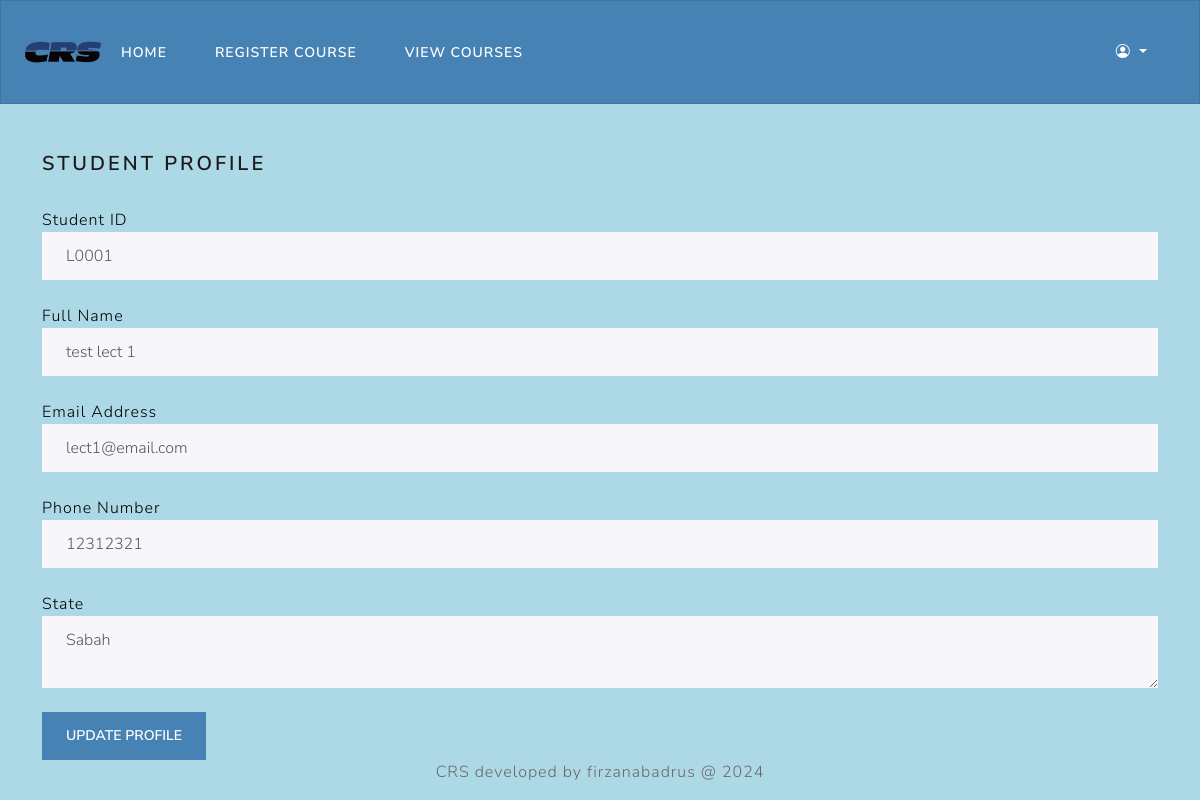
/crs/studentprofile.php (signed in), run on the app's committed database.
### tables this page shows
CREATE TABLE `tb_user` (
  `u_sNo` varchar(10) NOT NULL,
  `u_pwd` varchar(255) NOT NULL,
  `u_email` varchar(30) NOT NULL,
  `u_name` varchar(50) NOT NULL,
  `u_contact` int(20) NOT NULL,
  `u_state` varchar(20) NOT NULL,
  `u_req` date DEFAULT NULL,
  `u_uType` int(11) NOT NULL,
  `verification_token` varchar(255) DEFAULT NULL,
  `is_verified` tinyint(1) DEFAULT 0
);

### crs/studentprofile.php (the view, shortened to what this page needs)
<?php
include 'headerStudent.php';
include 'dbconnect.php';
$uic = $_SESSION['u_sNo'];
$sql = "SELECT * FROM tb_user WHERE u_sNo = '$uic'";
$result = mysqli_query($con, $sql);
$row = mysqli_fetch_array($result);
?>
<div class="container">
    <h4>Student Profile</h4><br>
    <form method="POST">
        <div class="form-group">
            <label for="student_id">Student ID</label>
            <input type="text" class="form-control" id="student_id" value="<?php echo $row['u_sNo']; ?>" readonly>
        </div><br>
        <div class="form-group">
            <label for="student_name">Full Name</label>
            <input type="text" class="form-control" id="student_name" name="student_name" value="<?php echo $row['u_name']; ?>" required>
        </div><br>
        <div class="form-group">
            <label for="email">Email Address</label>
            <input type="email" class="form-control" id="email" name="email" value="<?php echo $row['u_email']; ?>" required>
        </div><br>
        <div class="form-group">
            <label for="phone">Phone Number</label>
            <input type="text" class="form-control" id="phone" name="phone" value="<?php echo $row['u_contact']; ?>" required>
        </div><br>
        <div class="form-group">
            <label for="state">State</label>
            <textarea class="form-control" id="state" name="state" rows="2" required><?php echo $row['u_state']; ?></textarea>
        </div>
        <br>
        <button type="submit" class="btn login-button">Update Profile</button>
    </form>
</div>
<?php include 'footer.php'; ?>

### crs/headerStudent.php (style rules this page uses)
body { background-color: lightblue; color: black; }
.login-button { background-color: steelblue !important; color: white !important; border: none; }

### data on the page
tb_user: u_sNo "L0001", student_name "test lect 1", email "lect1@email.com", phone "12312321", state "Sabah"
